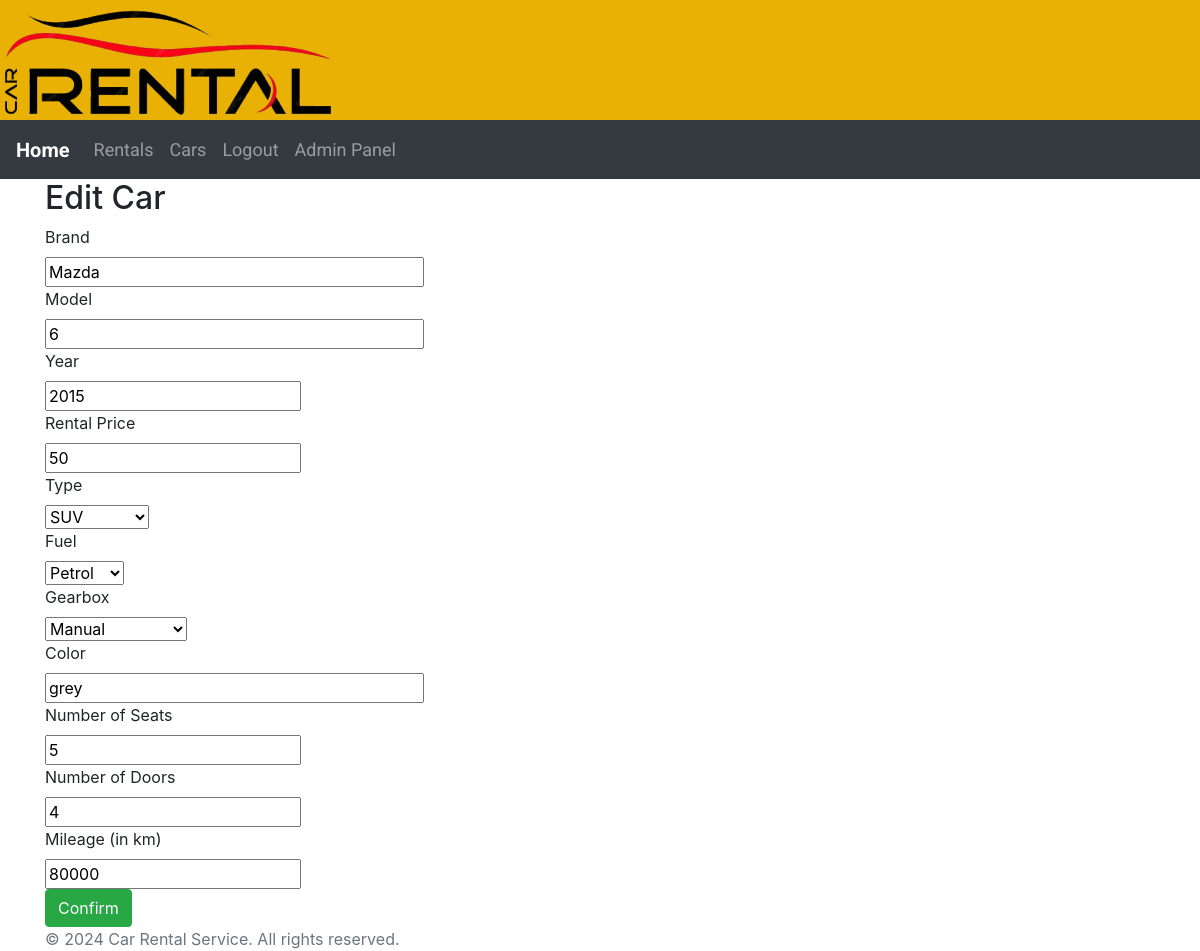
The app's page /admin/edit_car/2 (signed in) with its own data.
### app/models/__init__.py (models this page shows)
class Car(db.Model):
    __tablename__ = 'cars'
    id = db.Column(db.Integer, primary_key=True)
    brand = db.Column(db.String(150))
    model = db.Column(db.String(150))
    year = db.Column(db.Integer)
    mileage = db.Column(db.Integer)
    doors = db.Column(db.Integer)
    seats = db.Column(db.Integer)
    rental_price = db.Column(db.Integer)
    type = db.Column(db.Enum(CarType), nullable=False)
    fuel = db.Column(db.Enum(FuelType), nullable=False)
    gearbox = db.Column(db.Enum(GearboxType), nullable=False)
    color = db.Column(db.String(150))
    image_filename = db.Column(db.String(100))
    status = db.Column(db.Boolean, default=True)
    rental_history = db.relationship('RentalHistory', backref='car', lazy=True)

### app/admin/routes.py (the view)
    def wrapper(*args, **kwargs):
        if not current_user.is_admin:
            flash("You do not have permission to access the admin panel.", "danger")
            return redirect(url_for('user.user_panel'))
        return func(*args, **kwargs)

### app/forms.py
class CarForm(FlaskForm):
    brand = StringField('Brand', validators=[DataRequired()])
    model = StringField('Model', validators=[DataRequired()])
    year = IntegerField('Year', validators=[DataRequired()])
    rental_price = IntegerField('Rental Price', validators=[DataRequired()])
    type = SelectField('Type', choices=[(car_type.name, car_type.value) for car_type in CarType],
                       validators=[DataRequired()])
    fuel = SelectField('Fuel', choices=[(fuel_type.name, fuel_type.value) for fuel_type in FuelType],
                       validators=[DataRequired()])
    gearbox = SelectField('Gearbox', choices=[(gearbox_type.name, gearbox_type.value) for gearbox_type in GearboxType],
                          validators=[DataRequired()])
    color = StringField('Color', validators=[DataRequired()])
    seats = IntegerField('Number of Seats', validators=[DataRequired()])
    doors = IntegerField('Number of Doors', validators=[DataRequired()])
    mileage = IntegerField('Mileage (in km)', validators=[DataRequired()])
    submit = SubmitField('Add Car')

### app/admin/routes.py (called while the page is built, shortened)
def admin_required(func):
    def wrapper(*args, **kwargs):
        if not current_user.is_admin:
            flash("You do not have permission to access the admin panel.", "danger")
            return redirect(url_for('user.user_panel'))
        return func(*args, **kwargs)
    wrapper.__name__ = func.__name__
    return wrapper

@admin_bp.route('/edit_car/<int:car_id>', methods=['GET', 'POST'])
@admin_required
@login_required
def edit_car(car_id):
    car = Car.query.get_or_404(car_id)
    form = CarForm(obj=car)
    return render_template('edit_car.html', form=form, car=car, current_user=current_user)

### app/templates/edit_car.html (shortened to what this page needs)
{% extends "base.html" %}
{% block content %}
<h2>Edit Car</h2>
<form method="POST" onsubmit="return confirm('Are you sure you want to confirm the changes?');">
    <div>
        {{ form.brand.label }}<br>
        {{ form.brand(size=32) }}<br>
    </div>
    <div>
        {{ form.model.label }}<br>
        {{ form.model(size=32) }}<br>
    </div>
    <div>
        {{ form.year.label }}<br>
        {{ form.year(size=32) }}<br>
    </div>
    <div>
        {{ form.rental_price.label }}<br>
        {{ form.rental_price(size=32) }}<br>
    </div>
    <div>
        {{ form.type.label }}<br>
        {{ form.type() }}<br>
    </div>
    <div>
        {{ form.fuel.label }}<br>
        {{ form.fuel() }}<br>
    </div>
    <div>
        {{ form.gearbox.label }}<br>
        {{ form.gearbox() }}<br>
    </div>
    <div>
        {{ form.color.label }}<br>
        {{ form.color(size=32) }}<br>
    </div>
    <div>
        {{ form.seats.label }}<br>
        {{ form.seats(size=32) }}<br>
    </div>
    <div>
        {{ form.doors.label }}<br>
        {{ form.doors(size=32) }}<br>
    </div>
    <div>
        {{ form.mileage.label }}<br>
        {{ form.mileage(size=32) }}<br>
    </div>
    <div>
        <button type="submit" class="btn btn-success">Confirm</button>
    </div>
</form>
{% endblock %}

### records on screen
Car: brand "Mazda", model "6", year "2015", rental_price "50", type "SUV", fuel "Petrol", gearbox "Manual", color "grey", seats "5", doors "4", mileage "80000"
